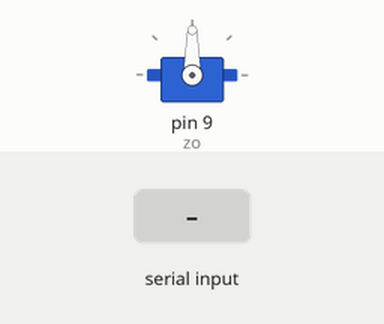
A sketch run on a simulated Arduino Uno, built with avr-gcc and run on an emulated ATmega328P. Parts: servo. The inputs (shaded band) are chosen by the test bench. What the sketch prints to the serial monitor is not drawn.

Above: at 1.2 s.
1.3 s: "ok" received over Serial
At 2.7 s:
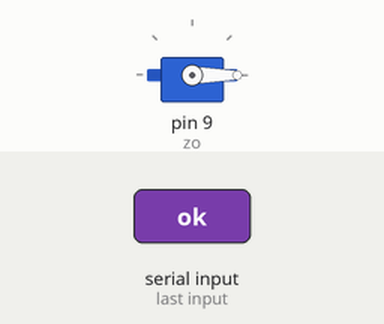
4.3 s: "1" received over Serial
Timing chart, 0 to 7.3 s (numbered marks = the images above; inputs shaded):
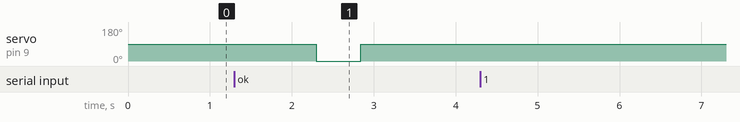

Measured:
- after the input at 1.3 s, servo on pin 9 (zo): 90° → 0° after 1.0 s, → 90° 0.54 s later
- after the input at 4.3 s, every drawn part: stays the same

The sketch:

sketch_mar24a.ino
```cpp
String s;
#include <Servo.h>
Servo zo;

void setup() {
  // put your setup code here, to run once:
zo.attach(9);
Serial.begin(2000000);
}

void loop() {
  // put your main code here, to run repeatedly:
//zo.write(0);
//delay(540);
//zo.write(90);
//delay(1000);
if(Serial.available() > 0){
  s = Serial.readString();
}
if(s.indexOf("ok") >= 0){
  zo.write(0);
  delay(540);
  zo.write(90);
  s = "stop";
}
if(s.indexOf("stop") >= 0){
  zo.write(90);
}
Serial.print(s);
}
```
